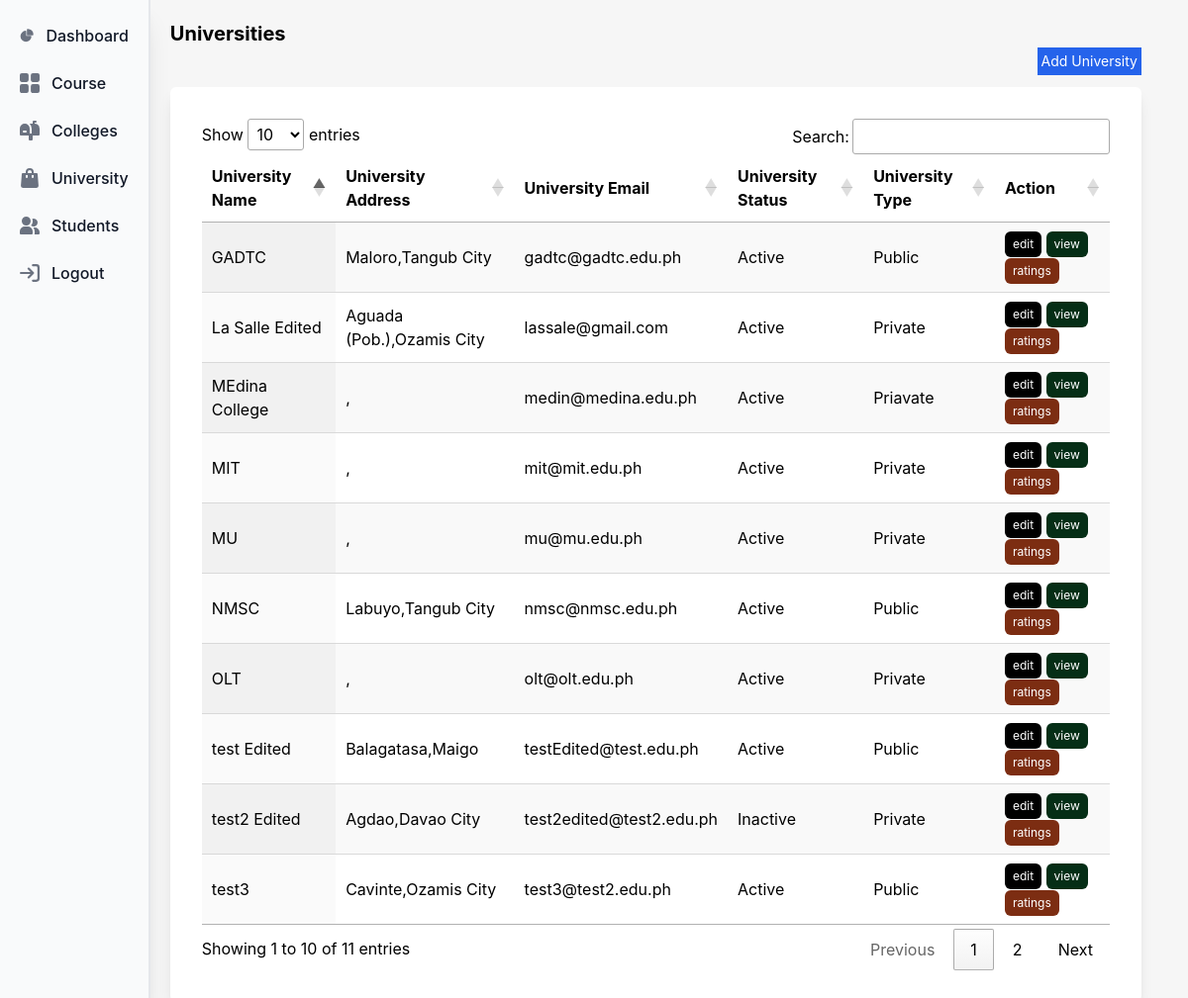
The app's page /admin/university.php with its own data.
### tables this page shows
CREATE TABLE `university` (
  `university_id` int(11) NOT NULL AUTO_INCREMENT,
  `university_name` varchar(75) NOT NULL,
  `university_address` varchar(75) NOT NULL,
  `university_email` varchar(75) NOT NULL,
  `university_status` varchar(75) NOT NULL,
  `university_description` varchar(75) NOT NULL,
  `university_type` varchar(75) NOT NULL,
  `university_image` varchar(225) NOT NULL,
  `region` varchar(75) DEFAULT NULL,
  `province` varchar(75) DEFAULT NULL,
  `city` varchar(75) DEFAULT NULL,
  `barangay` varchar(75) DEFAULT NULL,
  PRIMARY KEY (`university_id`)
);

### includes/autoloader.php (called while the page is built, shortened)
<?php
function autoLoader($className){
    $url =  $_SERVER['HTTP_HOST'].$_SERVER['REQUEST_URI'];
    if(strpos($url,'includes') !== false  || strpos($url,'admin') !== false){
        $path = '../classes/';
    }else{
        $path = 'classes/';
    }
    $extension = '.php';
}

### classes/ConnectDatabase.php (called while the page is built)
<?php
class ConnectDatabase{
    protected $host = 'localhost';
    protected $username = 'root';
    protected $password = "";
    protected $dbname = "university_rating";
    protected function connect(){
        try{
            $conn = new PDO("mysql:host=$this->host;dbname=$this->dbname", $this->username, $this->password);
            $conn->setAttribute(PDO::ATTR_ERRMODE,PDO::ERRMODE_EXCEPTION);
            return $conn;
        }catch(PDOException $e){
            echo "ERROR! ".$e->getMessage();
        }
    }
}

### classes/university.php (called while the page is built, shortened)
<?php
Class University extends ConnectDatabase{
    protected function retrieveUniversity(){
        try{
            $sql = "SELECT * FROM university";
            $stmt = $this->connect()->prepare($sql);
            $stmt->execute();
            $row = $stmt->fetchAll();
            return $row;
        }catch(PDOException $e){
            echo "ERROR! ".$e->getMessage();
        }
    }
}
?>

### classes/UniversityView.php (called while the page is built, shortened)
<?php
class UniversityView extends University{
    public function retrieveUniversityView(){
        return $this->retrieveUniversity();
    }
}

### admin/university.php (the view, shortened to what this page needs)
<?php
include_once 'header.php';
include_once '../includes/autoloader.php';
$views = new UniversityView();
$universities = $views->retrieveUniversityView();
?>
<body>
    <div class="main_container p-[2rem] py-0 pl-0 bg-[#f6f6f6] grid grid-cols-[13%,84%] gap-5">
        <?php include_once 'sidebar.php'; ?>
        <div class="main_information w-full mt-5 mx-auto">
            <h1 class="text-xl font-bold">Universities</h1>
            <div class="w-full flex justify-end">
                <button class="add_university py-1 px-1 bg-blue-600 text-white text-sm" data-modal-target="add_university_modal" data-modal-toggle="add_university_modal">Add University</button>
            </div>
            <div class="table_container mt-3 bg-white p-[2rem] rounded-md shadow-lg">
                <table id="myTable" class="display">
                    <thead>
                        <tr>
                            <th>University Name </th>
                            <th>University Address</th>
                            <th>University Email</th>
                            <th>University Status</th>
                            <th>University Type</th>
                            <th>Action</th>
                        </tr>
                    </thead>
                    <tbody>
                        <?php foreach ($universities as $university) : ?>
                            <tr>
                                <td><?= $university['university_name']; ?></td>
                                <td><?= $university['barangay'].','.$university['city']; ?></td>
                                <td><?= $university['university_email']; ?></td>
                                <td><?= $university['university_status']; ?></td>
                                <td><?= $university['university_type']; ?></td>
                                <td>
                                    <button class="edit_university px-2 py-1 bg-black text-white text-[12px] rounded-md" university_id="<?= $university['university_id'] ?>">edit</button>
                                    <button class="edit px-2 py-1 bg-green-950 text-white text-[12px] rounded-md">
                                        <a href="view_university.php?university_id=<?= $university['university_id']; ?>">view</a>
                                    </button>
                                    <button class="edit px-2 py-1 bg-orange-900 text-white text-[12px] rounded-md">
                                        <a href="university_rating.php?university_id=<?= $university['university_id']; ?>">ratings</a>
                                    </button>
                                </td>
                            </tr>
                        <?php endforeach; ?>
                    </tbody>
                </table>
            </div>
        </div>
    </div>
</body>
</html>

### records on screen
university: university_name "NMSC", barangay "Labuyo", city "Tangub City", university_email "nmsc@nmsc.edu.ph", university_status "Active", university_type "Public"
university: university_name "GADTC", barangay "Maloro", city "Tangub City", university_email "gadtc@gadtc.edu.ph", university_status "Active", university_type "Public"
university: university_name "La Salle Edited", barangay "Aguada (Pob.)", city "Ozamis City", university_email "lassale@gmail.com", university_status "Active", university_type "Private"
university: university_name "OLT", university_email "olt@olt.edu.ph", university_status "Active", university_type "Private"
university: university_name "MU", university_email "mu@mu.edu.ph", university_status "Active", university_type "Private"
university: university_name "MIT", university_email "mit@mit.edu.ph", university_status "Active", university_type "Private"
university: university_name "MEdina College", university_email "medin@medina.edu.ph", university_status "Active", university_type "Priavate"
university: university_name "test Edited", barangay "Balagatasa", city "Maigo", university_email "testEdited@test.edu.ph", university_status "Active", university_type "Public"
university: university_name "test2 Edited", barangay "Agdao", city "Davao City", university_email "test2edited@test2.edu.ph", university_status "Inactive", university_type "Private"
university: university_name "test3", barangay "Cavinte", city "Ozamis City", university_email "test3@test2.edu.ph", university_status "Active", university_type "Public"
